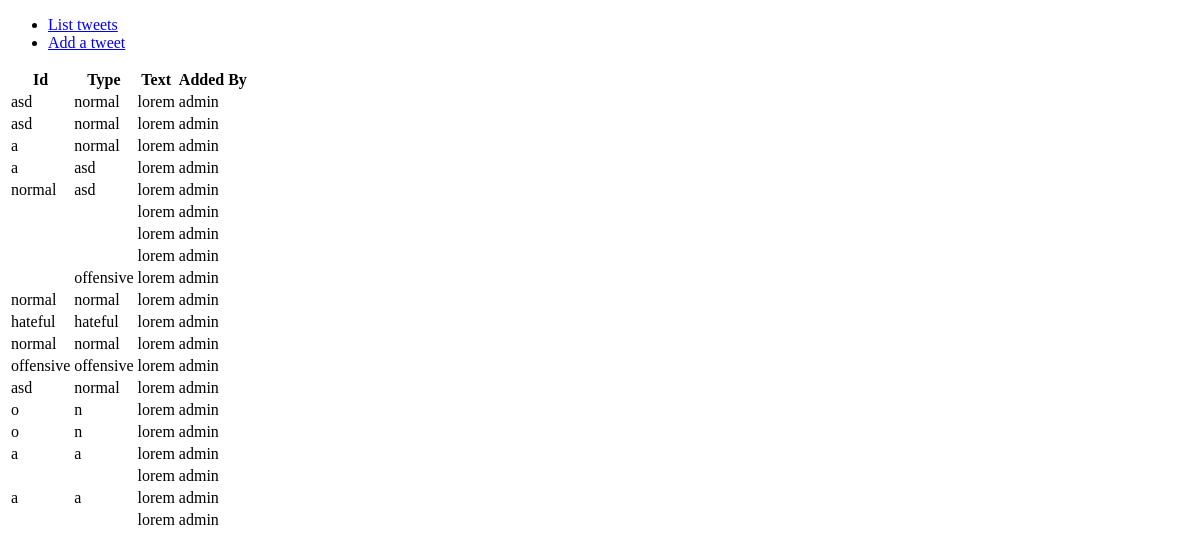
Page /tweets on the earlier database version.
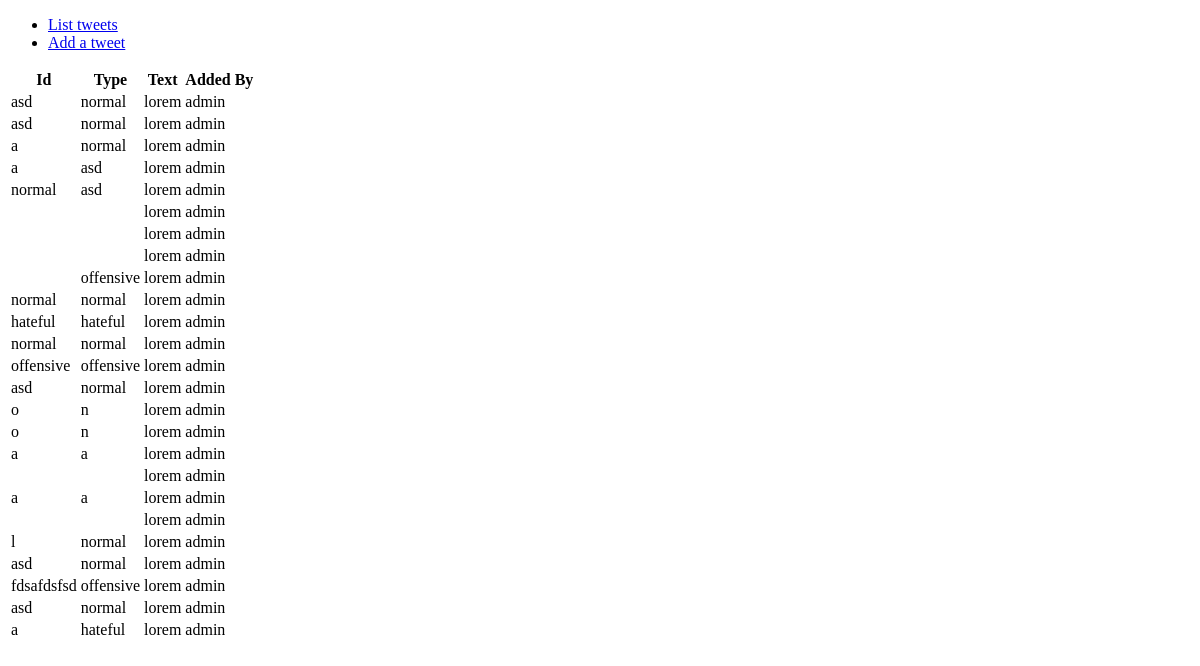
Same page on the later database version.
### application/tweets/models.py (models this page shows, shortened)
class Tweet(db.Model):
    id = db.Column(db.Integer, primary_key=True)
    date_created = db.Column(db.DateTime, default=db.func.current_timestamp())
    date_modified = db.Column(db.DateTime, default=db.func.current_timestamp(),
    onupdate=db.func.current_timestamp())
    tweetid = db.Column(db.String(100))
    tweettype = db.Column(db.String(100))
    tweettext = db.Column(db.String(300))
    addedby = db.Column(db.String(100))

### application/tweets/views.py (the view)
@app.route("/tweets", methods=["GET"])
def tweets_index():
    return render_template("tweets/list.html", tweets=Tweet.query.all())

### application/templates/tweets/list.html
{% extends "layout.html" %}
{% block body %}
  <table>
    <tr>
      <th>Id</th>
      <th>Type</th>
      <th>Text</th>
      <th>Added By</th>
      <th></th>
    </tr>
    {% for tweet in tweets %}
    <tr>
      <td>{{ tweet.tweetid }}</td>
      <td>{{ tweet.tweettype }}</td>
      <td>{{ tweet.tweettext }}</td>
      <td>{{ tweet.addedby }}</td>
    </tr>
    {% endfor %}
  </table>
{% endblock %}

### application/templates/layout.html (shortened to what this page needs)
  <!DOCTYPE html>
  <html>
    <head>
    </head>
    <body>
      <ul>
	<li><a href="{{ url_for('tweets_index') }}">List tweets</a></li>
	<li><a href="{{ url_for('tweets_form') }}">Add a tweet</a></li>
      </ul>
      {% block body %}{% endblock %}
    </body>
  </html>

Differences in the rows shown:
added Tweet: tweetid "l", tweettype "normal", tweettext "lorem", addedby "admin"
added Tweet: tweetid "asd", tweettype "normal", tweettext "lorem", addedby "admin"
added Tweet: tweetid "fdsafdsfsd", tweettype "offensive", tweettext "lorem", addedby "admin"
added Tweet: tweetid "asd", tweettype "normal", tweettext "lorem", addedby "admin"
added Tweet: tweetid "a", tweettype "hateful", tweettext "lorem", addedby "admin"
